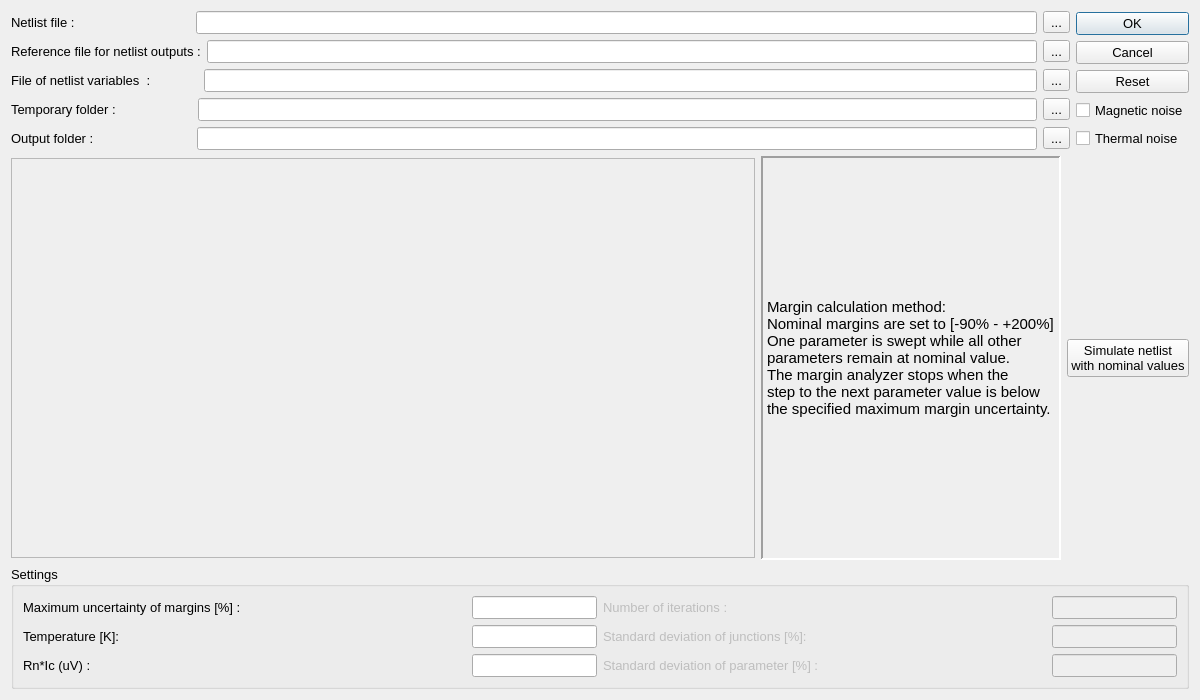
<?xml version="1.0" encoding="UTF-8"?>
<ui version="4.0">
 <class>MarginCalc</class>
 <widget class="QDialog" name="MarginCalc">
  <property name="geometry">
   <rect>
    <x>0</x>
    <y>0</y>
    <width>1200</width>
    <height>700</height>
   </rect>
  </property>
  <property name="sizePolicy">
   <sizepolicy hsizetype="Fixed" vsizetype="Fixed">
    <horstretch>0</horstretch>
    <verstretch>0</verstretch>
   </sizepolicy>
  </property>
  <property name="font">
   <font>
    <family>Arial</family>
    <pointsize>10</pointsize>
   </font>
  </property>
  <property name="windowTitle">
   <string>Dialog</string>
  </property>
  <layout class="QVBoxLayout" name="verticalLayout_15">
   <item>
    <layout class="QHBoxLayout" name="horizontalLayout_39">
     <item>
      <layout class="QVBoxLayout" name="verticalLayout_13">
       <item>
        <layout class="QHBoxLayout" name="horizontalLayout_40">
         <item>
          <widget class="QLabel" name="label_29">
           <property name="font">
            <font>
             <family>Arial</family>
             <pointsize>10</pointsize>
            </font>
           </property>
           <property name="text">
            <string>Netlist file :                                </string>
           </property>
          </widget>
         </item>
         <item>
          <widget class="QLineEdit" name="lineEditNetlist_3">
           <property name="font">
            <font>
             <family>Arial</family>
             <pointsize>10</pointsize>
            </font>
           </property>
           <property name="whatsThis">
            <string>Netlist file with the handle for parameters.</string>
           </property>
          </widget>
         </item>
         <item>
          <widget class="QToolButton" name="toolButtonNetlist_3">
           <property name="text">
            <string>...</string>
           </property>
          </widget>
         </item>
        </layout>
       </item>
       <item>
        <layout class="QHBoxLayout" name="horizontalLayout_41">
         <item>
          <widget class="QLabel" name="label_30">
           <property name="font">
            <font>
             <family>Arial</family>
             <pointsize>10</pointsize>
            </font>
           </property>
           <property name="text">
            <string>Reference file for netlist outputs :</string>
           </property>
          </widget>
         </item>
         <item>
          <widget class="QLineEdit" name="lineEditSolution_3">
           <property name="font">
            <font>
             <family>Arial</family>
             <pointsize>10</pointsize>
            </font>
           </property>
           <property name="whatsThis">
            <string>at least one solution point for the reference of the analyzer. More solutions give accurate result.</string>
           </property>
          </widget>
         </item>
         <item>
          <widget class="QToolButton" name="toolButtonSolution_3">
           <property name="text">
            <string>...</string>
           </property>
          </widget>
         </item>
        </layout>
       </item>
       <item>
        <layout class="QHBoxLayout" name="horizontalLayout_42">
         <item>
          <widget class="QLabel" name="label_31">
           <property name="font">
            <font>
             <family>Arial</family>
             <pointsize>10</pointsize>
            </font>
           </property>
           <property name="text">
            <string>File of netlist variables  :             </string>
           </property>
          </widget>
         </item>
         <item>
          <widget class="QLineEdit" name="lineEditParam_3">
           <property name="font">
            <font>
             <family>Arial</family>
             <pointsize>10</pointsize>
            </font>
           </property>
           <property name="whatsThis">
            <string>The parameters with minimum, stepsize and maximum value.</string>
           </property>
          </widget>
         </item>
         <item>
          <widget class="QToolButton" name="toolButtonParam_3">
           <property name="text">
            <string>...</string>
           </property>
          </widget>
         </item>
        </layout>
       </item>
       <item>
        <layout class="QHBoxLayout" name="horizontalLayout_43">
         <item>
          <widget class="QLabel" name="label_32">
           <property name="font">
            <font>
             <family>Arial</family>
             <pointsize>10</pointsize>
            </font>
           </property>
           <property name="text">
            <string>Temporary folder :                     </string>
           </property>
          </widget>
         </item>
         <item>
          <widget class="QLineEdit" name="lineEditTempF_3">
           <property name="font">
            <font>
             <family>Arial</family>
             <pointsize>10</pointsize>
            </font>
           </property>
           <property name="whatsThis">
            <string>Temporary folder for storing simulation files. The folder size could get large!</string>
           </property>
          </widget>
         </item>
         <item>
          <widget class="QToolButton" name="toolButtonTempF_3">
           <property name="text">
            <string>...</string>
           </property>
          </widget>
         </item>
        </layout>
       </item>
       <item>
        <layout class="QHBoxLayout" name="horizontalLayout_44">
         <item>
          <widget class="QLabel" name="label_33">
           <property name="font">
            <font>
             <family>Arial</family>
             <pointsize>10</pointsize>
            </font>
           </property>
           <property name="text">
            <string>Output folder :                           </string>
           </property>
          </widget>
         </item>
         <item>
          <widget class="QLineEdit" name="lineEditOutF_3">
           <property name="font">
            <font>
             <family>Arial</family>
             <pointsize>10</pointsize>
            </font>
           </property>
           <property name="whatsThis">
            <string>Output files are stored here.</string>
           </property>
          </widget>
         </item>
         <item>
          <widget class="QToolButton" name="toolButtonOutF_3">
           <property name="text">
            <string>...</string>
           </property>
          </widget>
         </item>
        </layout>
       </item>
      </layout>
     </item>
     <item>
      <layout class="QVBoxLayout" name="verticalLayout_14">
       <item>
        <widget class="QDialogButtonBox" name="buttonBox">
         <property name="sizePolicy">
          <sizepolicy hsizetype="Minimum" vsizetype="Fixed">
           <horstretch>0</horstretch>
           <verstretch>0</verstretch>
          </sizepolicy>
         </property>
         <property name="orientation">
          <enum>Qt::Vertical</enum>
         </property>
         <property name="standardButtons">
          <set>QDialogButtonBox::Cancel|QDialogButtonBox::Ok|QDialogButtonBox::Reset</set>
         </property>
        </widget>
       </item>
       <item>
        <widget class="QCheckBox" name="checkBoxNoise_4">
         <property name="enabled">
          <bool>true</bool>
         </property>
         <property name="font">
          <font>
           <family>Arial</family>
           <pointsize>10</pointsize>
          </font>
         </property>
         <property name="whatsThis">
          <string>If checked, Resistors will have thermal noise sources on them.</string>
         </property>
         <property name="text">
          <string>Magnetic noise</string>
         </property>
         <property name="checked">
          <bool>false</bool>
         </property>
        </widget>
       </item>
       <item>
        <widget class="QCheckBox" name="checkBoxNoise_3">
         <property name="enabled">
          <bool>true</bool>
         </property>
         <property name="font">
          <font>
           <family>Arial</family>
           <pointsize>10</pointsize>
          </font>
         </property>
         <property name="whatsThis">
          <string>If checked, Resistors will have thermal noise sources on them.</string>
         </property>
         <property name="text">
          <string>Thermal noise</string>
         </property>
        </widget>
       </item>
      </layout>
     </item>
    </layout>
   </item>
   <item>
    <layout class="QHBoxLayout" name="horizontalLayout_38">
     <item>
      <widget class="QLabel" name="label_Picture_3">
       <property name="sizePolicy">
        <sizepolicy hsizetype="Expanding" vsizetype="Expanding">
         <horstretch>0</horstretch>
         <verstretch>0</verstretch>
        </sizepolicy>
       </property>
       <property name="maximumSize">
        <size>
         <width>900</width>
         <height>400</height>
        </size>
       </property>
       <property name="frameShape">
        <enum>QFrame::StyledPanel</enum>
       </property>
       <property name="frameShadow">
        <enum>QFrame::Raised</enum>
       </property>
       <property name="text">
        <string/>
       </property>
       <property name="pixmap">
        <pixmap>:/Help/Help/Margin.png</pixmap>
       </property>
       <property name="scaledContents">
        <bool>true</bool>
       </property>
      </widget>
     </item>
     <item>
      <widget class="QLabel" name="label_Text_3">
       <property name="sizePolicy">
        <sizepolicy hsizetype="Preferred" vsizetype="Expanding">
         <horstretch>0</horstretch>
         <verstretch>0</verstretch>
        </sizepolicy>
       </property>
       <property name="font">
        <font>
         <family>Arial</family>
         <pointsize>11</pointsize>
         <weight>50</weight>
         <bold>false</bold>
        </font>
       </property>
       <property name="frameShape">
        <enum>QFrame::Panel</enum>
       </property>
       <property name="frameShadow">
        <enum>QFrame::Sunken</enum>
       </property>
       <property name="lineWidth">
        <number>2</number>
       </property>
       <property name="text">
        <string>Margin calculation method:
Nominal margins are set to [-90% - +200%]
One parameter is swept while all other 
parameters remain at nominal value. 
The margin analyzer stops when the 
step to the next parameter value is below 
the specified maximum margin uncertainty. </string>
       </property>
       <property name="scaledContents">
        <bool>false</bool>
       </property>
      </widget>
     </item>
     <item>
      <widget class="QPushButton" name="TestButton_3">
       <property name="font">
        <font>
         <family>Arial</family>
         <pointsize>10</pointsize>
        </font>
       </property>
       <property name="text">
        <string>Simulate netlist 
with nominal values</string>
       </property>
      </widget>
     </item>
    </layout>
   </item>
   <item>
    <widget class="QGroupBox" name="groupBox_5">
     <property name="sizePolicy">
      <sizepolicy hsizetype="Expanding" vsizetype="Preferred">
       <horstretch>0</horstretch>
       <verstretch>0</verstretch>
      </sizepolicy>
     </property>
     <property name="font">
      <font>
       <family>Arial</family>
       <pointsize>10</pointsize>
      </font>
     </property>
     <property name="whatsThis">
      <string>Parameters for analyzer</string>
     </property>
     <property name="title">
      <string>Settings</string>
     </property>
     <layout class="QHBoxLayout" name="horizontalLayout_31">
      <item>
       <layout class="QVBoxLayout" name="verticalLayout_11">
        <item>
         <layout class="QHBoxLayout" name="horizontalLayout_32">
          <item>
           <widget class="QLabel" name="label_25">
            <property name="font">
             <font>
              <family>Arial</family>
              <pointsize>10</pointsize>
             </font>
            </property>
            <property name="text">
             <string>Maximum uncertainty of margins [%] : </string>
            </property>
           </widget>
          </item>
          <item>
           <widget class="QLineEdit" name="lineEditErrorPer_3">
            <property name="sizePolicy">
             <sizepolicy hsizetype="Fixed" vsizetype="Fixed">
              <horstretch>0</horstretch>
              <verstretch>0</verstretch>
             </sizepolicy>
            </property>
            <property name="font">
             <font>
              <family>Arial</family>
              <pointsize>10</pointsize>
             </font>
            </property>
            <property name="whatsThis">
             <string>The error percentage acceptable for analyzis of the grayzone. This value effect the speed of simulation!</string>
            </property>
           </widget>
          </item>
         </layout>
        </item>
        <item>
         <layout class="QHBoxLayout" name="horizontalLayout_33">
          <item>
           <widget class="QLabel" name="label_27">
            <property name="font">
             <font>
              <family>Arial</family>
              <pointsize>10</pointsize>
             </font>
            </property>
            <property name="text">
             <string>Temperature [K]:</string>
            </property>
           </widget>
          </item>
          <item>
           <widget class="QLineEdit" name="lineEditTempVal_3">
            <property name="sizePolicy">
             <sizepolicy hsizetype="Fixed" vsizetype="Fixed">
              <horstretch>0</horstretch>
              <verstretch>0</verstretch>
             </sizepolicy>
            </property>
            <property name="font">
             <font>
              <family>Arial</family>
              <pointsize>10</pointsize>
             </font>
            </property>
            <property name="whatsThis">
             <string>Ambient temperature of the chip surface.</string>
            </property>
           </widget>
          </item>
         </layout>
        </item>
        <item>
         <layout class="QHBoxLayout" name="horizontalLayout_34">
          <item>
           <widget class="QLabel" name="label_28">
            <property name="font">
             <font>
              <family>Arial</family>
              <pointsize>10</pointsize>
             </font>
            </property>
            <property name="text">
             <string>Rn*Ic (uV) :</string>
            </property>
           </widget>
          </item>
          <item>
           <widget class="QLineEdit" name="lineEditRnIc_3">
            <property name="sizePolicy">
             <sizepolicy hsizetype="Fixed" vsizetype="Fixed">
              <horstretch>0</horstretch>
              <verstretch>0</verstretch>
             </sizepolicy>
            </property>
            <property name="font">
             <font>
              <family>Arial</family>
              <pointsize>10</pointsize>
             </font>
            </property>
            <property name="whatsThis">
             <string>This value depends on your fabrication process. Leave the default value if you are not sure.</string>
            </property>
           </widget>
          </item>
         </layout>
        </item>
       </layout>
      </item>
      <item>
       <layout class="QVBoxLayout" name="verticalLayout_12">
        <item>
         <layout class="QHBoxLayout" name="horizontalLayout_35">
          <item>
           <widget class="QLabel" name="label_26">
            <property name="enabled">
             <bool>false</bool>
            </property>
            <property name="font">
             <font>
              <family>Arial</family>
              <pointsize>10</pointsize>
             </font>
            </property>
            <property name="text">
             <string>Number of iterations :</string>
            </property>
           </widget>
          </item>
          <item>
           <widget class="QLineEdit" name="lineEditIterNum_3">
            <property name="enabled">
             <bool>false</bool>
            </property>
            <property name="sizePolicy">
             <sizepolicy hsizetype="Fixed" vsizetype="Fixed">
              <horstretch>0</horstretch>
              <verstretch>0</verstretch>
             </sizepolicy>
            </property>
            <property name="font">
             <font>
              <family>Arial</family>
              <pointsize>10</pointsize>
             </font>
            </property>
            <property name="whatsThis">
             <string>Number of iterations for optimizer program. this number effect the speed directly.</string>
            </property>
           </widget>
          </item>
         </layout>
        </item>
        <item>
         <layout class="QHBoxLayout" name="horizontalLayout_36">
          <item>
           <widget class="QLabel" name="label_24">
            <property name="enabled">
             <bool>false</bool>
            </property>
            <property name="font">
             <font>
              <family>Arial</family>
              <pointsize>10</pointsize>
             </font>
            </property>
            <property name="text">
             <string>Standard deviation of junctions [%]:</string>
            </property>
           </widget>
          </item>
          <item>
           <widget class="QLineEdit" name="lineEditJJSpread_3">
            <property name="enabled">
             <bool>false</bool>
            </property>
            <property name="sizePolicy">
             <sizepolicy hsizetype="Fixed" vsizetype="Fixed">
              <horstretch>0</horstretch>
              <verstretch>0</verstretch>
             </sizepolicy>
            </property>
            <property name="font">
             <font>
              <family>Arial</family>
              <pointsize>10</pointsize>
             </font>
            </property>
            <property name="whatsThis">
             <string>Variations of the critical current of the junction base on the foundry data.</string>
            </property>
           </widget>
          </item>
         </layout>
        </item>
        <item>
         <layout class="QHBoxLayout" name="horizontalLayout_37">
          <item>
           <widget class="QLabel" name="label_23">
            <property name="enabled">
             <bool>false</bool>
            </property>
            <property name="font">
             <font>
              <family>Arial</family>
              <pointsize>10</pointsize>
             </font>
            </property>
            <property name="text">
             <string>Standard deviation of parameter [%] :</string>
            </property>
           </widget>
          </item>
          <item>
           <widget class="QLineEdit" name="lineEditParamVar_3">
            <property name="enabled">
             <bool>false</bool>
            </property>
            <property name="sizePolicy">
             <sizepolicy hsizetype="Fixed" vsizetype="Fixed">
              <horstretch>0</horstretch>
              <verstretch>0</verstretch>
             </sizepolicy>
            </property>
            <property name="font">
             <font>
              <family>Arial</family>
              <pointsize>10</pointsize>
             </font>
            </property>
            <property name="whatsThis">
             <string>Variations of the parameters based on the data from foundry.</string>
            </property>
           </widget>
          </item>
         </layout>
        </item>
       </layout>
      </item>
     </layout>
    </widget>
   </item>
  </layout>
 </widget>
 <resources/>
 <connections>
  <connection>
   <sender>buttonBox</sender>
   <signal>accepted()</signal>
   <receiver>MarginCalc</receiver>
   <slot>accept()</slot>
   <hints>
    <hint type="sourcelabel">
     <x>248</x>
     <y>254</y>
    </hint>
    <hint type="destinationlabel">
     <x>157</x>
     <y>274</y>
    </hint>
   </hints>
  </connection>
  <connection>
   <sender>buttonBox</sender>
   <signal>rejected()</signal>
   <receiver>MarginCalc</receiver>
   <slot>reject()</slot>
   <hints>
    <hint type="sourcelabel">
     <x>316</x>
     <y>260</y>
    </hint>
    <hint type="destinationlabel">
     <x>286</x>
     <y>274</y>
    </hint>
   </hints>
  </connection>
 </connections>
</ui>
